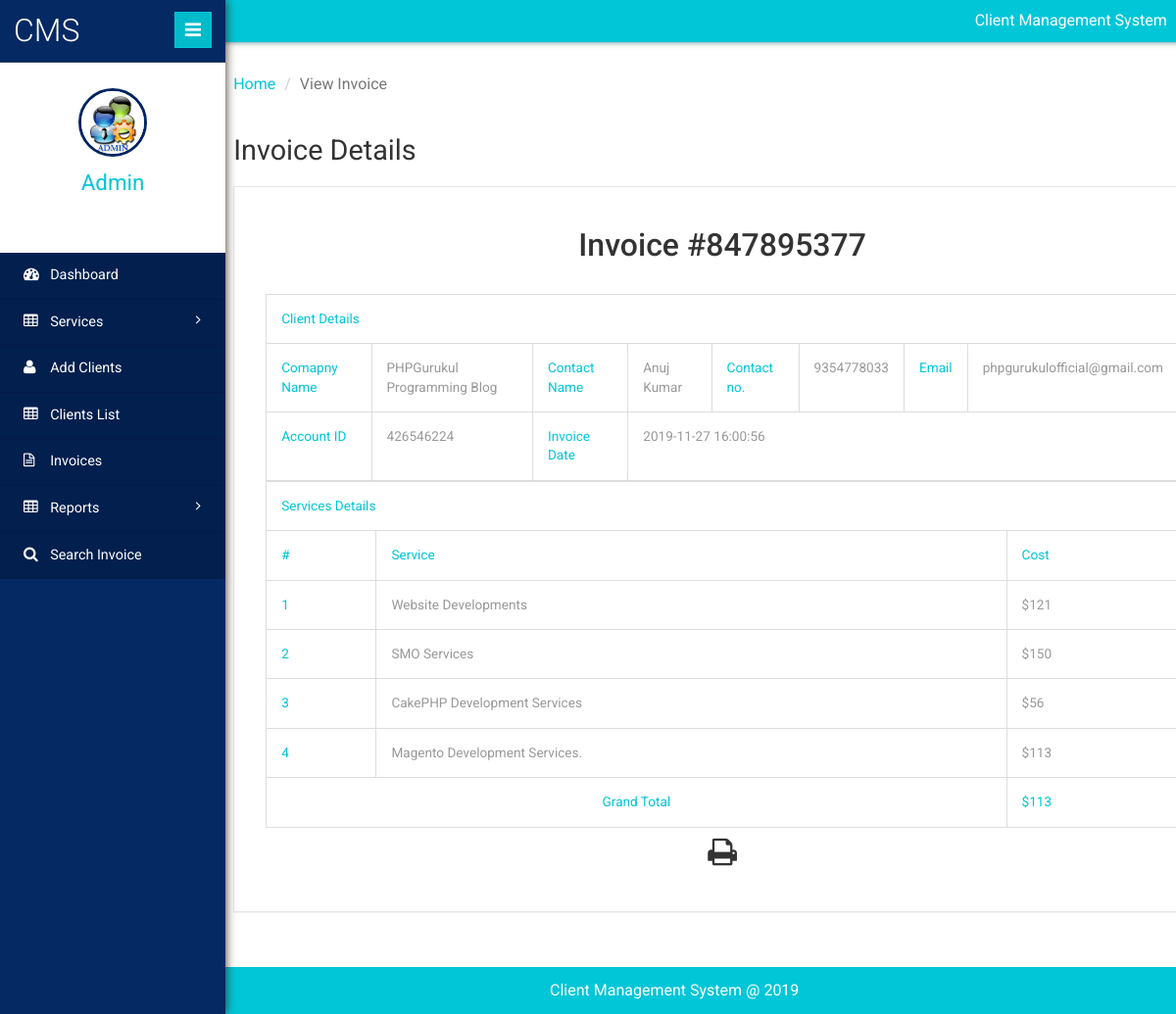
/clientms/admin/view-invoice.php?invoiceid=847895377 (signed in), run on the app's committed database.
### tables this page shows
CREATE TABLE `tblservices` (
  `ID` int(10) NOT NULL,
  `ServiceName` varchar(200) DEFAULT NULL,
  `ServicePrice` varchar(200) DEFAULT NULL,
  `CreationDate` timestamp NULL DEFAULT current_timestamp()
);

### clientms/admin/view-invoice.php (the view, shortened to what this page needs)
<?php
include('includes/dbconnection.php');
if (strlen($_SESSION['clientmsaid']==0)) {
  header('location:logout.php');
  } else{
  	?>
<!DOCTYPE HTML>
<html>
<head>
	<link href="css/bootstrap.min.css" rel='stylesheet' type='text/css' />
	<link href="css/style.css" rel='stylesheet' type='text/css' />
	<link href="css/font-awesome.css" rel="stylesheet">
	<link rel="stylesheet" href="css/icon-font.min.css" type='text/css' />
</head>
<body>
	<div class="page-container">
		<div class="left-content">
			<div class="inner-content">
				<?php include_once('includes/header.php');?>
				<div class="outter-wp">
					<div class="sub-heard-part">
						<ol class="breadcrumb m-b-0">
							<li><a href="dashboard.php">Home</a></li>
							<li class="active">View Invoice</li>
						</ol>
					</div>
		<div class="graph-visual tables-main" id="exampl">
						<h3 class="inner-tittle two">Invoice Details </h3>
<?php
$invid=intval($_GET['invoiceid']);
$sql="select distinct tblclient.ContactName,tblclient.CompanyName,tblclient.Workphnumber,tblclient.Email,tblclient.AccountID,tblinvoice.BillingId,tblinvoice.PostingDate from  tblclient
	join tblinvoice on tblclient.ID=tblinvoice.Userid  where tblinvoice.BillingId=:invid";
$query = $dbh -> prepare($sql);
$query->bindParam(':invid',$invid,PDO::PARAM_STR);
$query->execute();
$results=$query->fetchAll(PDO::FETCH_OBJ);
$cnt=1;
if($query->rowCount() > 0)
{
foreach($results as $row)
{               ?>
						<div class="graph">
							<div class="tables">
								<h4>Invoice #<?php echo $invid;?></h4>
													<table class="table table-bordered" width="100%" border="1">
<tr>
<th colspan="8">Client Details</th>
</tr>
							 <tr>
								<th>Comapny Name</th>
								<td><?php  echo htmlentities($row->CompanyName);?></td>
								<th>Contact Name</th>
								<td><?php  echo htmlentities($row->ContactName);?></td>
								<th>Contact no.</th>
								<td><?php  echo htmlentities($row->Workphnumber);?></td>
								<th>Email </th>
								<td><?php  echo htmlentities($row->Email);?></td>
							</tr>
							 <tr>
								<th>Account ID</th>
								<td><?php echo htmlentities($row->AccountID);?></td>
								<th>Invoice Date</th>
								<td colspan="6"><?php echo  htmlentities($row->PostingDate);?></td>
							</tr>
<?php $cnt=$cnt+1;}} ?>
</table>
<table class="table table-bordered" width="100%" border="1">
<tr>
<th colspan="3">Services Details</th>
</tr>
<tr>
<th>#</th>
<th>Service</th>
<th>Cost</th>
</tr>
<?php
$ret="select tblservices.ServiceName,tblservices.ServicePrice
	from  tblinvoice
	join tblservices on tblservices.ID=tblinvoice.ServiceId
	where tblinvoice.BillingId=:invid";
$query1 = $dbh -> prepare($ret);
$query1->bindParam(':invid',$invid,PDO::PARAM_STR);
$query1->execute();
$results=$query1->fetchAll(PDO::FETCH_OBJ);
$cnt=1;
if($query1->rowCount() > 0)
{
foreach($results as $row1)
{               ?>
<tr>
<th><?php echo $cnt;?></th>
<td><?php echo $row1->ServiceName?></td>
<td><?php echo "$".$subtotal=$row1->ServicePrice?></td>
</tr>
<?php $cnt=$cnt+1;}
$gtotal+=$subtotal;
} ?>
<tr>
<th colspan="2" style="text-align:center">Grand Total</th>
<th><?php echo "$".$gtotal?></th>
</tr>
</table>
<p style="margin-top:1%"  align="center">
  <i class="fa fa-print fa-2x" style="cursor: pointer;"  OnClick="CallPrint(this.value)" ></i>
</p>
							</div>
						</div>
					</div>
				</div>
				<?php include_once('includes/footer.php');?>
			</div>
		</div>
		<?php include_once('includes/sidebar.php');?>
	</div>
</body>
</html>
<?php }  ?>

### clientms/admin/includes/sidebar.php (shortened to what this page needs)
 <div class="sidebar-menu">
    <header class="logo">
        <a href="#" class="sidebar-icon"> <span class="fa fa-bars"></span> </a> <a href="dashboard.php"> <span id="logo"> <h1>CMS</h1></span>
        </a>
    </header>
    <div class="down">
        <?php
$aid=$_SESSION['clientmsaid'];
$sql="SELECT AdminName from  tbladmin where ID=:aid";
$query = $dbh -> prepare($sql);
$query->bindParam(':aid',$aid,PDO::PARAM_STR);
$query->execute();
$results=$query->fetchAll(PDO::FETCH_OBJ);
$cnt=1;
if($query->rowCount() > 0)
{
foreach($results as $row)
{               ?>
        <a href="dashboard.php"><img src="images/images.jpg" height="70" width="70"></a>
        <a href="dashboard.php"><span class=" name-caret"><?php  echo $row->AdminName;?></span></a>
        <?php $cnt=$cnt+1;}} ?>
        <ul>
            <li><a class="tooltips" href="admin-profile.php"><span>Profile</span><i class="lnr lnr-user"></i></a></li>
            <li><a class="tooltips" href="change-password.php"><span>Settings</span><i class="lnr lnr-cog"></i></a></li>
            <li><a class="tooltips" href="logout.php"><span>Log out</span><i class="lnr lnr-power-switch"></i></a></li>
        </ul>
    </div>
    <div class="menu">
        <ul id="menu" >
            <li><a href="dashboard.php"><i class="fa fa-tachometer"></i> <span>Dashboard</span></a></li>
            <li id="menu-academico" ><a href="#"><i class="fa fa-table"></i> <span> Services</span> <span class="fa fa-angle-right" style="float: right"></span></a>
            </li>
            <li><a href="add-client.php"><i class="fa fa-user"></i> <span>Add Clients</span></a></li>
            <li><a href="manage-client.php"><i class="fa fa-table"></i> <span>Clients List</span></a></li>
            <li><a href="invoices.php"><i class="fa fa-file-text-o"></i> <span>Invoices</span></a></li>
            <li id="menu-academico" ><a href="#"><i class="fa fa-table"></i> <span> Reports</span> <span class="fa fa-angle-right" style="float: right"></span></a>
            </li>
            <li><a href="search-invoices.php"><i class="fa fa-search"></i> <span>Search Invoice</span></a></li>
        </ul>
    </div>
</div>

### data on the page
tblservices: ServiceName "Website Developments", ServicePrice "121"
tblservices: ServiceName "SMO Services", ServicePrice "150"
tblservices: ServiceName "CakePHP Development Services", ServicePrice "56"
tblservices: ServiceName "Magento Development Services.", ServicePrice "113"

### other printed values
$row->CompanyName "PHPGurukul Programming Blog"
$row->ContactName "Anuj Kumar"
$row->Workphnumber "9354778033"
$row->Email "phpgurukulofficial@gmail.com"
$row->AccountID "426546224"
$row->PostingDate "2019-11-27 16:00:56"
$gtotal "113"
$row->AdminName "Admin"
